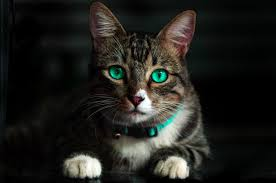
#> input picture cat.jpeg, 276 x 183 px
$ python channel.py --image cat.jpeg
#> lines starting #> are read from the running program, lines starting #| are printed output that depends on the picture
import numpy as np
import argparse
import cv2

# Fetching the arguments and save in dictionary
ap = argparse.ArgumentParser()
ap.add_argument("-i","--image", required = True, help = "Enter path to the image")
args = vars(ap.parse_args())

#loading and converting the image into numpy array
image = cv2.imread(args["image"])
#> image is the input picture: shape (183, 276, 3); mean B, G, R 28.3, 32.1, 32.1
#cv2.imshow("Original Image", image)
#cv2.waitKey(0)

#split image based on channels
(B,G,R) = cv2.split(image)
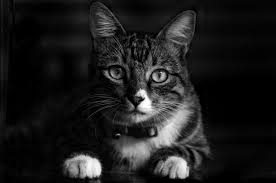
#> B: shape (183, 276); min 0, max 255, mean 28.3
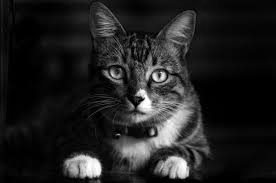
#> G: shape (183, 276); min 0, max 255, mean 32.1
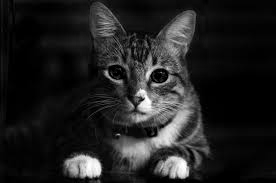
#> R: shape (183, 276); min 0, max 255, mean 32.1

cv2.imshow("Red", R)
cv2.imshow("Green", G)
cv2.imshow("Blue",B)
cv2.waitKey(0)


#alternate method
zeros = np.zeros(image.shape[:2], dtype = "uint8")
cv2.imshow("Red", cv2.merge([zeros,zeros,R]))
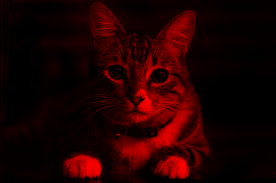
#> window 'Red': shape (183, 276, 3); mean B, G, R 0, 0, 32.1
cv2.imshow("Green", cv2.merge([zeros, G, zeros]))
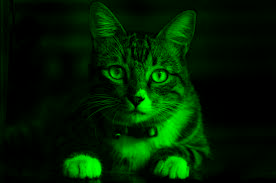
#> window 'Green': shape (183, 276, 3); mean B, G, R 0, 32.1, 0
cv2.imshow("Blue", cv2.merge([B,zeros,zeros]))
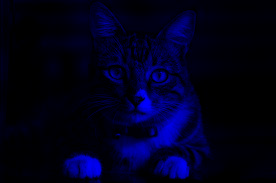
#> window 'Blue': shape (183, 276, 3); mean B, G, R 28.3, 0, 0

cv2.waitKey(0)


#merge back the channels
merged = cv2.merge([B,G,R])
cv2.imshow("merged",merged)
cv2.waitKey(0)
